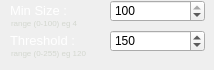
                       <widget class="QWidget" name="method1">
                        <property name="sizePolicy">
                         <sizepolicy hsizetype="Preferred" vsizetype="Fixed">
                          <horstretch>0</horstretch>
                          <verstretch>0</verstretch>
                         </sizepolicy>
                        </property>
                        <property name="minimumSize">
                         <size>
                          <width>0</width>
                          <height>40</height>
                         </size>
                        </property>
                        <widget class="QSpinBox" name="txtRedThresh">
                         <property name="geometry">
                          <rect>
                           <x>110</x>
                           <y>30</y>
                           <width>95</width>
                           <height>22</height>
                          </rect>
                         </property>
                         <property name="maximum">
                          <number>255</number>
                         </property>
                         <property name="value">
                          <number>150</number>
                         </property>
                        </widget>
                        <widget class="QLabel" name="label_26">
                         <property name="geometry">
                          <rect>
                           <x>10</x>
                           <y>30</y>
                           <width>95</width>
                           <height>22</height>
                          </rect>
                         </property>
                         <property name="text">
                          <string>&lt;html&gt;&lt;head/&gt;&lt;body&gt;&lt;p&gt;&lt;span style=&quot; font-size:10pt; color:#ffffff;&quot;&gt;Threshold :&lt;/span&gt;&lt;/p&gt;&lt;/body&gt;&lt;/html&gt;</string>
                         </property>
                        </widget>
                        <widget class="QSpinBox" name="txtRedMinSize">
                         <property name="geometry">
                          <rect>
                           <x>110</x>
                           <y>0</y>
                           <width>95</width>
                           <height>22</height>
                          </rect>
                         </property>
                         <property name="maximum">
                          <number>100</number>
                         </property>
                         <property name="value">
                          <number>100</number>
                         </property>
                        </widget>
                        <widget class="QLabel" name="label_24">
                         <property name="geometry">
                          <rect>
                           <x>10</x>
                           <y>0</y>
                           <width>95</width>
                           <height>22</height>
                          </rect>
                         </property>
                         <property name="text">
                          <string>&lt;html&gt;&lt;head/&gt;&lt;body&gt;&lt;p&gt;&lt;span style=&quot; font-size:10pt; color:#ffffff;&quot;&gt;Min Size :&lt;/span&gt;&lt;/p&gt;&lt;/body&gt;&lt;/html&gt;</string>
                         </property>
                        </widget>
                        <widget class="QLabel" name="label_55">
                         <property name="geometry">
                          <rect>
                           <x>11</x>
                           <y>15</y>
                           <width>95</width>
                           <height>16</height>
                          </rect>
                         </property>
                         <property name="autoFillBackground">
                          <bool>false</bool>
                         </property>
                         <property name="styleSheet">
                          <string notr="true">.QLabel{
background-color: rgba(0,0,0,0);
}</string>
                         </property>
                         <property name="text">
                          <string>&lt;html&gt;&lt;head/&gt;&lt;body&gt;&lt;p&gt;&lt;span style=&quot; font-size:6pt; color:#d3d7cf;&quot;&gt;range (0-100) eg 4&lt;/span&gt;&lt;/p&gt;&lt;/body&gt;&lt;/html&gt;</string>
                         </property>
                        </widget>
                        <widget class="QLabel" name="label_56">
                         <property name="geometry">
                          <rect>
                           <x>11</x>
                           <y>45</y>
                           <width>95</width>
                           <height>16</height>
                          </rect>
                         </property>
                         <property name="autoFillBackground">
                          <bool>false</bool>
                         </property>
                         <property name="styleSheet">
                          <string notr="true">.QLabel{
background-color: rgba(0,0,0,0);
}</string>
                         </property>
                         <property name="text">
                          <string>&lt;html&gt;&lt;head/&gt;&lt;body&gt;&lt;p&gt;&lt;span style=&quot; font-size:6pt; color:#d3d7cf;&quot;&gt;range (0-255) eg 120&lt;/span&gt;&lt;/p&gt;&lt;/body&gt;&lt;/html&gt;</string>
                         </property>
                        </widget>
                       </widget>
